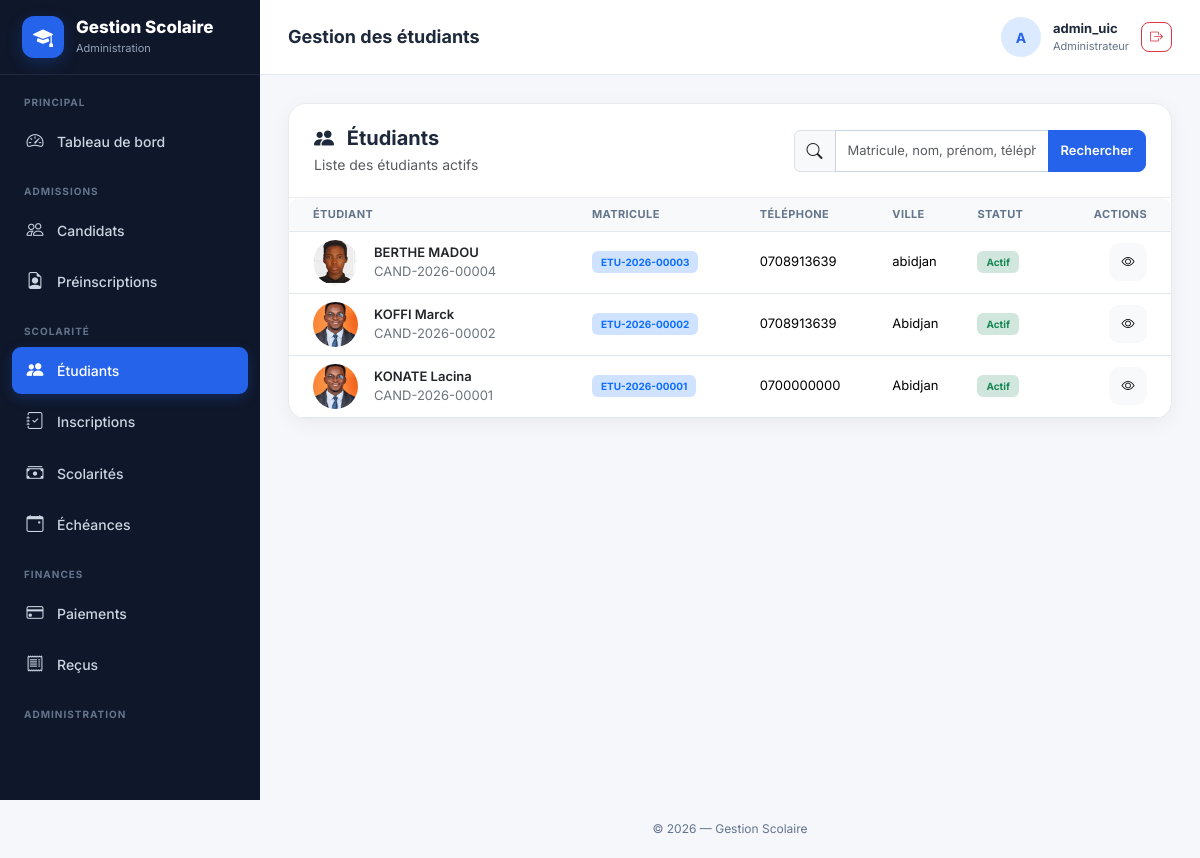
The app's page /etudiants/ (signed in) with its own data.
### gestion/models.py (models this page shows, shortened)
class Etudiant(models.Model):
    matricule = models.CharField(
        max_length=30,
        unique=True,
        editable=False
    )
    candidat = models.OneToOneField(
        Candidat,
        on_delete=models.PROTECT,
        related_name="etudiant"
    )
    date_creation = models.DateTimeField(
        auto_now_add=True
    )
    actif = models.BooleanField(
        default=True
    )
    class Meta:
        verbose_name = "Étudiant"
        verbose_name_plural = "Étudiants"
        ordering = ["matricule"]

class Candidat(models.Model):
    SEXE_CHOICES = [
        ("M", "Masculin"),
        ("F", "Féminin"),
    ]
    matricule_candidat = models.CharField(
        max_length=30,
        unique=True,
        editable=False,
    )
    nom = models.CharField(
        max_length=100
    )
    prenoms = models.CharField(
        max_length=150
    )
    sexe = models.CharField(
        max_length=1,
        choices=SEXE_CHOICES
    )
    date_naissance = models.DateField()
    lieu_naissance = models.CharField(
        max_length=150
    )
    nationalite = models.CharField(
        max_length=100,
        default="Ivoirienne"
    )
    photo = models.ImageField(
        upload_to="candidats/photos/",
        null=True,
        blank=True,
        validators=[FileExtensionValidator(allowed_extensions=["jpg", "jpeg", "png"])],
    )
    telephone = models.CharField(
        max_length=30
    )
    email = models.EmailField(
        blank=True,
        null=True
    )
    adresse = models.CharField(
        max_length=255,
        blank=True
    )
    ville = models.CharField(
        max_length=100,
        blank=True
    )
    dernier_diplome = models.CharField(
        max_length=150,
        blank=True
    )
    serie_diplome = models.CharField(
        max_length=100,
        blank=True
    )
    annee_obtention = models.PositiveIntegerField(
        null=True,
        blank=True
    )
    etablissement_origine = models.CharField(
        max_length=200,
        blank=True
    )
    date_creation = models.DateTimeField(
        auto_now_add=True
    )
    date_modification = models.DateTimeField(
        auto_now=True
    )
    actif = models.BooleanField(
        default=True
    )
    class Meta:
        verbose_name = "Candidat"
        verbose_name_plural = "Candidats"
        ordering = ["nom", "prenoms"]

### gestion/views.py (the view, shortened to what this page needs)
@login_required
@permission_required('gestion.view_etudiant', raise_exception=True)
def etudiants_liste(request):
    etudiants = (
        Etudiant.objects
        .select_related("candidat")
        .filter(actif=True)
        .order_by(
            "candidat__nom",
            "candidat__prenoms"
        )
    )
    recherche = request.GET.get("q", "").strip()
    return render(
        request,
        "gestion/etudiants/liste.html",
        {
            "etudiants": etudiants,
            "recherche": recherche,
        }
    )

### gestion/templates/gestion/etudiants/liste.html (shortened to what this page needs)
{% extends "gestion/base.html" %}
{% block page_title %}
Gestion des étudiants
{% endblock %}
{% block content %}
<div class="page-card">
    <div class="page-header">
        <div class="d-flex justify-content-between align-items-center flex-wrap gap-3">
            <div>
                <h5 class="fw-bold mb-1">
                    <i class="bi bi-people-fill me-2"></i>
                    Étudiants
                </h5>
                <div class="text-muted small">
                    Liste des étudiants actifs
                </div>
            </div>
            <div class="search-box">
                <form method="get">
                    <div class="input-group">
                        <span class="input-group-text">
                            <i class="bi bi-search"></i>
                        </span>
                        <input
                            type="text"
                            name="q"
                            value="{{ recherche }}"
                            class="form-control"
                            placeholder="Matricule, nom, prénom, téléphone..."
                        >
                        <button
                            type="submit"
                            class="btn btn-primary"
                        >
                            Rechercher
                        </button>
                    </div>
                </form>
            </div>
        </div>
    </div>
    {% if etudiants %}
        <div class="table-responsive">
            <table class="table table-hover align-middle mb-0">
                <thead class="table-light">
                    <tr>
                        <th class="ps-4">
                            Étudiant
                        </th>
                        <th>
                            Matricule
                        </th>
                        <th>
                            Téléphone
                        </th>
                        <th>
                            Ville
                        </th>
                        <th>
                            Statut
                        </th>
                        <th class="text-end pe-4">
                            Actions
                        </th>
                    </tr>
                </thead>
                <tbody>
                    {% for etudiant in etudiants %}
                        <tr>
                            <td class="ps-4">
                                <div class="d-flex align-items-center gap-3">
                                    {% if etudiant.candidat.photo %}
                                        <img
                                            src="{{ etudiant.candidat.photo.url }}"
                                            alt="{{ etudiant.candidat.nom }}"
                                            class="student-photo"
                                        >
                                    {% else %}
                                        <div class="student-placeholder">
                                            <i class="bi bi-person-fill"></i>
                                        </div>
                                    {% endif %}
                                    <div>
                                        <div class="student-name">
                                            {{ etudiant.candidat.nom }}
                                            {{ etudiant.candidat.prenoms }}
                                        </div>
                                        <div class="student-matricule">
                                            {{ etudiant.candidat.matricule_candidat }}
                                        </div>
                                    </div>
                                </div>
                            </td>
                            <td>
                                <span class="badge bg-primary-subtle text-primary">
                                    {{ etudiant.matricule }}
                                </span>
                            </td>
                            <td>
                                {{ etudiant.candidat.telephone|default:"—" }}
                            </td>
                            <td>
                                {{ etudiant.candidat.ville|default:"—" }}
                            </td>
                            <td>
                                {% if etudiant.actif %}
                                    <span class="badge bg-success-subtle text-success">
                                        Actif
                                    </span>
                                {% else %}
                                    <span class="badge bg-secondary-subtle text-secondary">
                                        Inactif
                                    </span>
                                {% endif %}
                            </td>
                            <td class="text-end pe-4">
                                <a
                                    href="{% url 'gestion:etudiant_detail' etudiant.pk %}"
                                    class="action-btn btn btn-light"
                                    title="Voir la fiche"
                                >
                                    <i class="bi bi-eye"></i>
                                </a>
                            </td>
                        </tr>
                    {% endfor %}
                </tbody>
            </table>
        </div>
    {% endif %}
</div>
{% endblock %}

### gestion/templates/gestion/base.html (shortened to what this page needs)
{% load static %}
<!DOCTYPE html>
<html lang="fr">
<head>
    <link
        href="https://cdn.jsdelivr.net/npm/bootstrap@5.3.3/dist/css/bootstrap.min.css"
        rel="stylesheet"
    >
    <link
        rel="stylesheet"
        href="https://cdn.jsdelivr.net/npm/bootstrap-icons@1.11.3/font/bootstrap-icons.min.css"
    >
</head>
<body>
<aside
    class="sidebar"
    id="sidebar"
>
    <div class="sidebar-brand">
        <div class="brand-icon">
            <i class="bi bi-mortarboard-fill"></i>
        </div>
        <div>
            <div class="brand-title">
                Gestion Scolaire
            </div>
            <div class="brand-subtitle">
                Administration
            </div>
        </div>
    </div>
    <div class="sidebar-menu">
        <div class="menu-title">
            Principal
        </div>
        <a
            href="{% url 'gestion:dashboard' %}"
            class="menu-link
            "
        >
            <i class="bi bi-speedometer2"></i>
            <span>
                Tableau de bord
            </span>
        </a>
        {% if perms.gestion.view_candidat or perms.gestion.view_preinscription %}
        <div class="menu-title">
            Admissions
        </div>
        {% endif %}
        {% if perms.gestion.view_candidat %}
        <a
            href="{% url 'gestion:candidats_liste' %}"
            class="menu-link
            "
        >
            <i class="bi bi-people"></i>
            <span>
                Candidats
            </span>
        </a>
        {% endif %}
        {% if perms.gestion.view_preinscription %}
        <a
            href="{% url 'gestion:preinscription_liste' %}"
            class="menu-link
            "
        >
            <i class="bi bi-file-earmark-person"></i>
            <span>
                Préinscriptions
            </span>
        </a>
        {% endif %}
        {% if perms.gestion.view_etudiant or perms.gestion.view_inscription or perms.gestion.view_scolarite or perms.gestion.view_echeance %}
        <div class="menu-title">
            Scolarité
        </div>
        {% endif %}
        {% if perms.gestion.view_etudiant %}
        <a
            href="{% url 'gestion:etudiants_liste' %}"
            class="menu-link
            {% if 'etudiant' in request.resolver_match.url_name %}
                active
            {% endif %}"
        >
            <i class="bi bi-people-fill"></i>
            <span>
                Étudiants
            </span>
        </a>
        {% endif %}
        {% if perms.gestion.view_inscription %}
        <a
            href="{% url 'gestion:inscriptions_liste' %}"
            class="menu-link
            "
        >
            <i class="bi bi-journal-check"></i>
            <span>
                Inscriptions
            </span>
        </a>
        {% endif %}
        {% if perms.gestion.view_scolarite %}
        <a
            href="{% url 'gestion:scolarites_liste' %}"
            class="menu-link
            "
        >
            <i class="bi bi-cash-stack"></i>
            <span>
                Scolarités
            </span>
        </a>
        {% endif %}
        {% if perms.gestion.view_echeance %}
        <a
            href="{% url 'gestion:echeances_liste' %}"
            class="menu-link
            "
        >
            <i class="bi bi-calendar-event"></i>
            <span>
                Échéances
            </span>
        </a>
        {% endif %}
        {% if perms.gestion.view_paiement or perms.gestion.view_recu %}
        <div class="menu-title">
            Finances
        </div>
        {% endif %}
        {% if perms.gestion.view_paiement %}
        <a
            href="{% url 'gestion:paiements_liste' %}"
            class="menu-link
            "
        >
            <i class="bi bi-credit-card"></i>
            <span>
                Paiements
            </span>
        </a>
        {% endif %}
        {% if perms.gestion.view_recu %}
        <a
            href="{% url 'gestion:recus_liste' %}"
            class="menu-link
            "
        >
            <i class="bi bi-receipt"></i>
            <span>
                Reçus
            </span>
        </a>
        {% endif %}
        <div class="menu-title">
            Administration
        </div>
    </div>
</aside>
<div class="main-wrapper">
    <header class="topbar">
        <div class="topbar-left">
            <div>
                <h1 class="page-title">
                    {% block page_title %}{% endblock %}
                </h1>
            </div>
        </div>
        <div class="user-area">
            <div class="user-avatar">
                {% if request.user.is_authenticated %}
                    {{ request.user.username|first|upper }}
                {% else %}
                    <i class="bi bi-person"></i>
                {% endif %}
            </div>
            <div class="user-info">
                {% if request.user.is_authenticated %}
                    <div class="user-name">
                        {% if request.user.get_full_name %}
                            {{ request.user.get_full_name }}
                        {% else %}
                            {{ request.user.username }}
                        {% endif %}
                    </div>
                    <div class="user-role">
                        {% if request.user.is_superuser %}
                            Administrateur
                        {% else %}
                            Gestionnaire
                        {% endif %}
                    </div>
                {% endif %}
            </div>
     {% if request.user.is_authenticated %}
    <form
        method="post"
        action="{% url 'logout' %}"
        class="d-inline"
    >
        <button
            type="submit"
            class="btn btn-sm btn-outline-danger"
            title="Déconnexion"
        >
            <i class="bi bi-box-arrow-right"></i>
        </button>
    </form>
{% endif %}
        </div>
    </header>
    <main class="content-wrapper">
        {% block content %}
        {% endblock %}
    </main>
    <footer class="footer">
        © {% now "Y" %} — Gestion Scolaire
    </footer>
</div>
</body>
</html>

### records on screen
Etudiant: candidat.photo (picture), candidat.nom "BERTHE", candidat.prenoms "MADOU", candidat.matricule_candidat "CAND-2026-00004", matricule "ETU-2026-00003", candidat.telephone "0708913639", candidat.ville "abidjan", actif "Actif"
Etudiant: candidat.photo (picture), candidat.nom "KOFFI", candidat.prenoms "Marck", candidat.matricule_candidat "CAND-2026-00002", matricule "ETU-2026-00002", candidat.telephone "0708913639", candidat.ville "Abidjan", actif "Actif"
Etudiant: candidat.photo (picture), candidat.nom "KONATE", candidat.prenoms "Lacina", candidat.matricule_candidat "CAND-2026-00001", matricule "ETU-2026-00001", candidat.telephone "0700000000", candidat.ville "Abidjan", actif "Actif"

### other values on screen
{{ request.user.username|first|upper }} "A"
{{ request.user.username }} "admin_uic"
